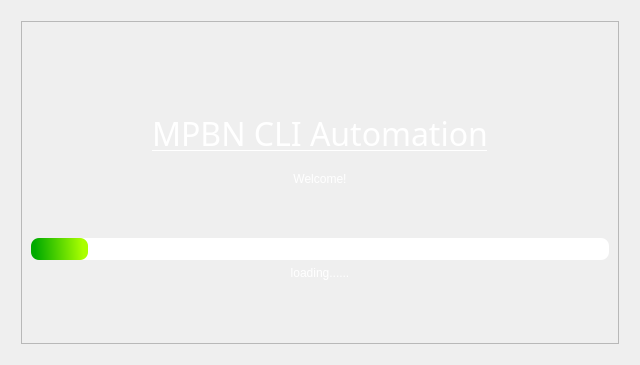
<?xml version="1.0" encoding="UTF-8"?>
<ui version="4.0">
 <class>splash_screen</class>
 <widget class="QWidget" name="splash_screen">
  <property name="geometry">
   <rect>
    <x>0</x>
    <y>0</y>
    <width>640</width>
    <height>365</height>
   </rect>
  </property>
  <property name="sizePolicy">
   <sizepolicy hsizetype="Fixed" vsizetype="Fixed">
    <horstretch>0</horstretch>
    <verstretch>0</verstretch>
   </sizepolicy>
  </property>
  <property name="maximumSize">
   <size>
    <width>640</width>
    <height>480</height>
   </size>
  </property>
  <property name="windowTitle">
   <string>CLI Automation</string>
  </property>
  <property name="windowIcon">
   <iconset resource="Application_GUI.qrc">
    <normaloff>:/Main_Application_window/ericsson-blue-icon-logo.ico</normaloff>:/Main_Application_window/ericsson-blue-icon-logo.ico</iconset>
  </property>
  <property name="styleSheet">
   <string notr="true">#splash_screen{
	background-image: url(:/Main_Application_window/wp3610575-automation-wallpapers-1080x675-copy.png);
}</string>
  </property>
  <layout class="QGridLayout" name="gridLayout_2">
   <item row="0" column="0">
    <widget class="QFrame" name="frame">
     <property name="styleSheet">
      <string notr="true">#frame{
background:transparent;}</string>
     </property>
     <property name="frameShape">
      <enum>QFrame::StyledPanel</enum>
     </property>
     <property name="frameShadow">
      <enum>QFrame::Raised</enum>
     </property>
     <layout class="QGridLayout" name="gridLayout_3">
      <item row="0" column="0" rowspan="3" colspan="3">
       <widget class="QFrame" name="frame_2">
        <property name="styleSheet">
         <string notr="true">#frame{
background:transparent;
}</string>
        </property>
        <property name="frameShape">
         <enum>QFrame::StyledPanel</enum>
        </property>
        <property name="frameShadow">
         <enum>QFrame::Raised</enum>
        </property>
        <layout class="QGridLayout" name="gridLayout">
         <item row="2" column="0">
          <widget class="QLabel" name="label_3">
           <property name="styleSheet">
            <string notr="true">#label_3{
color:white;
text-align:center;
}</string>
           </property>
           <property name="text">
            <string>loading......</string>
           </property>
           <property name="alignment">
            <set>Qt::AlignCenter</set>
           </property>
          </widget>
         </item>
         <item row="1" column="0">
          <widget class="QProgressBar" name="progressBar">
           <property name="font">
            <font>
             <kerning>true</kerning>
            </font>
           </property>
           <property name="styleSheet">
            <string notr="true">#progressBar{
border-style:none;
border-radius:8px;
text-align:center;
color:rgb(2,2,2);
}

#progressBar::chunk{
border-top-left-radius:8px;
border-top-right-radius:8px;
border-bottom-right-radius:8px;
border-bottom-left-radius:8px;
	background-color: qlineargradient(spread:pad, x1:0.0738636, y1:0.585227, x2:0.914773, y2:0.5625, stop:0 rgba(0, 170, 0, 255), stop:1 rgba(170, 255, 0, 255));
}</string>
           </property>
           <property name="value">
            <number>10</number>
           </property>
           <property name="format">
            <string/>
           </property>
          </widget>
         </item>
         <item row="0" column="0">
          <layout class="QVBoxLayout" name="verticalLayout">
           <property name="bottomMargin">
            <number>0</number>
           </property>
           <item>
            <spacer name="verticalSpacer_3">
             <property name="orientation">
              <enum>Qt::Vertical</enum>
             </property>
             <property name="sizeHint" stdset="0">
              <size>
               <width>20</width>
               <height>40</height>
              </size>
             </property>
            </spacer>
           </item>
           <item>
            <widget class="QLabel" name="label">
             <property name="font">
              <font>
               <family>Ericsson Hilda</family>
               <pointsize>24</pointsize>
               <italic>false</italic>
               <underline>true</underline>
               <fontweight>ExtraBold</fontweight>
              </font>
             </property>
             <property name="styleSheet">
              <string notr="true">#label{
color:white;
background:transparent;
	font: 800 24pt &quot;Ericsson Hilda&quot;;
}</string>
             </property>
             <property name="text">
              <string>MPBN CLI Automation</string>
             </property>
             <property name="alignment">
              <set>Qt::AlignHCenter|Qt::AlignTop</set>
             </property>
            </widget>
           </item>
           <item>
            <spacer name="verticalSpacer_2">
             <property name="orientation">
              <enum>Qt::Vertical</enum>
             </property>
             <property name="sizeType">
              <enum>QSizePolicy::Fixed</enum>
             </property>
             <property name="sizeHint" stdset="0">
              <size>
               <width>20</width>
               <height>10</height>
              </size>
             </property>
            </spacer>
           </item>
           <item>
            <widget class="QLabel" name="label_2">
             <property name="styleSheet">
              <string notr="true">#label_2{
color:white;
background:transparent;
	font: 700 18pt &quot;Ericsson Hilda&quot;;
}</string>
             </property>
             <property name="text">
              <string>Welcome!</string>
             </property>
             <property name="alignment">
              <set>Qt::AlignBottom|Qt::AlignHCenter</set>
             </property>
            </widget>
           </item>
           <item>
            <spacer name="verticalSpacer_4">
             <property name="orientation">
              <enum>Qt::Vertical</enum>
             </property>
             <property name="sizeType">
              <enum>QSizePolicy::Fixed</enum>
             </property>
             <property name="sizeHint" stdset="0">
              <size>
               <width>20</width>
               <height>46</height>
              </size>
             </property>
            </spacer>
           </item>
          </layout>
         </item>
         <item row="3" column="0">
          <spacer name="verticalSpacer">
           <property name="orientation">
            <enum>Qt::Vertical</enum>
           </property>
           <property name="sizeType">
            <enum>QSizePolicy::Fixed</enum>
           </property>
           <property name="sizeHint" stdset="0">
            <size>
             <width>20</width>
             <height>54</height>
            </size>
           </property>
          </spacer>
         </item>
        </layout>
       </widget>
      </item>
     </layout>
    </widget>
   </item>
  </layout>
 </widget>
 <resources>
  <include location="Application_GUI.qrc"/>
 </resources>
 <connections/>
</ui>
